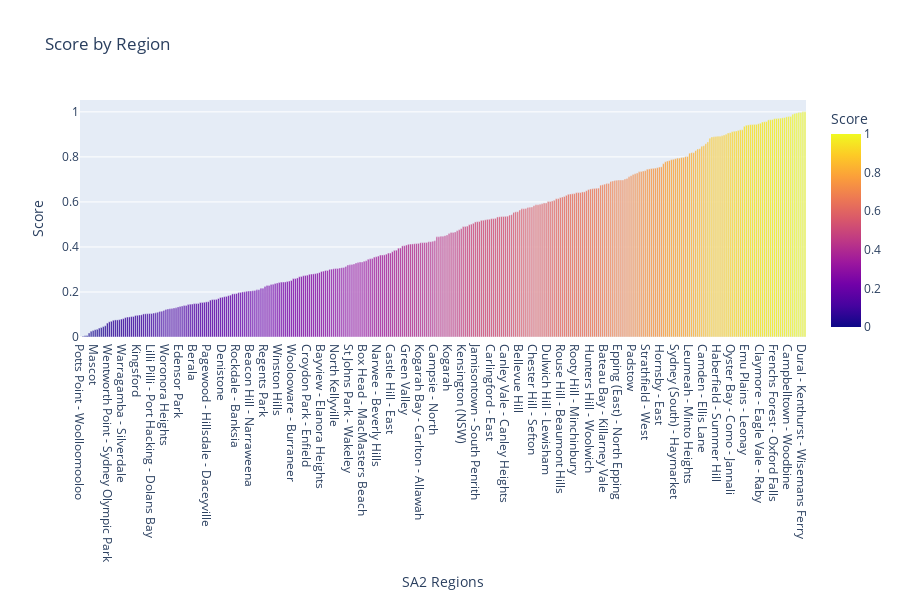

Write notebook code for a chart like this one.
### Code cell
fig = px.bar(df, title="Score by Region", x="SA2 Regions", y="Score", color='Score', height=600)
fig.show()

### Figure 1 — Plotly figure (JSON) as saved in the notebook; plotly's stock layout.template omitted (floating-point values rounded to 4 significant figures; data arrays with more than 128 entries replaced by an {"elided": "..."} marker saying what was removed)
{"data": [{"alignmentgroup": "True", "hovertemplate": "SA2 Regions=%{x}<br>Score=%{marker.color}<extra></extra>", "legendgroup": "", "marker": {"color": {"elided": "359 float values"}, "coloraxis": "coloraxis", "pattern": {"shape": ""}}, "name": "", "offsetgroup": "", "orientation": "v", "showlegend": false, "textposition": "auto", "type": "bar", "x": {"elided": "359 str values"}, "xaxis": "x", "y": {"elided": "359 float values"}, "yaxis": "y"}], "layout": {"barmode": "relative", "coloraxis": {"colorbar": {"title": {"text": "Score"}}, "colorscale": [[0, "#0d0887"], [0.1111, "#46039f"], [0.2222, "#7201a8"], [0.3333, "#9c179e"], [0.4444, "#bd3786"], [0.5556, "#d8576b"], [0.6667, "#ed7953"], [0.7778, "#fb9f3a"], [0.8889, "#fdca26"], [1, "#f0f921"]]}, "height": 600, "legend": {"tracegroupgap": 0}, "title": {"text": "Score by Region"}, "xaxis": {"anchor": "y", "domain": [0, 1], "title": {"text": "SA2 Regions"}}, "yaxis": {"anchor": "x", "domain": [0, 1], "title": {"text": "Score"}}}}
